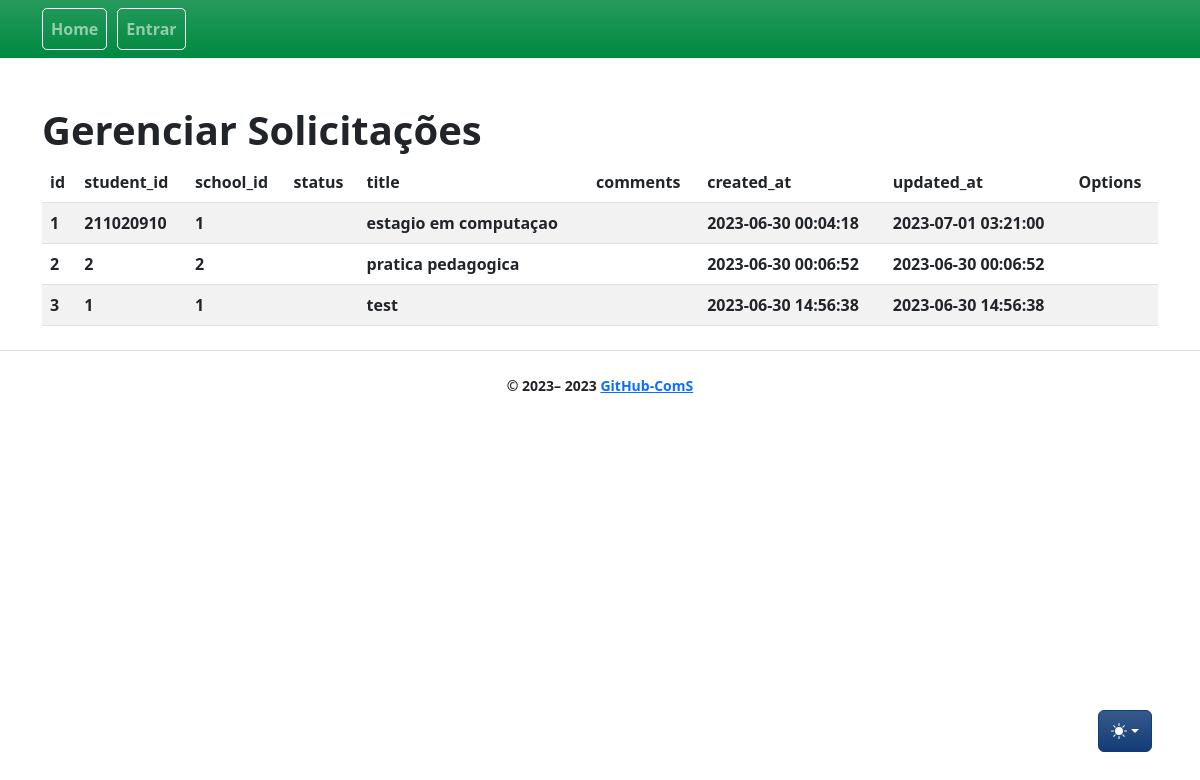
Before: /solicitations/ with the older database file.
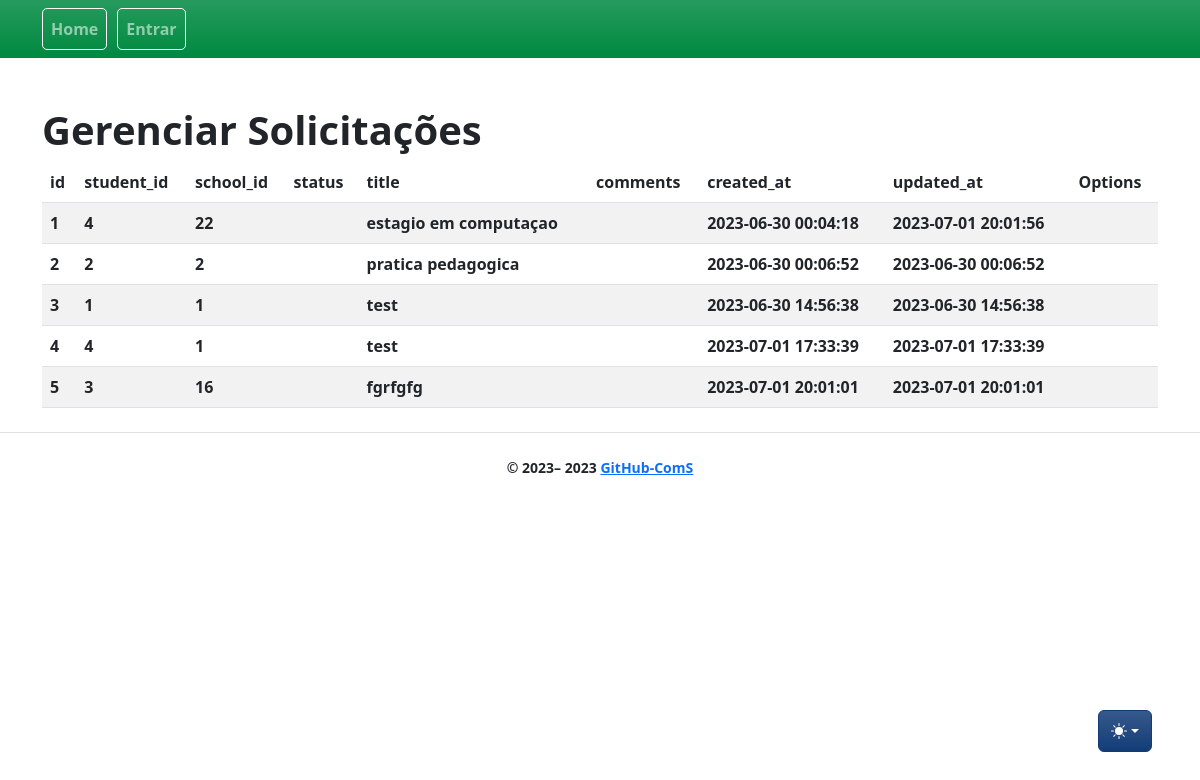
After: the same page with the newer database file.
### app/models/solicitation.py (models this page shows, shortened)
class Solicitation(db.Model):
    __tablename__ = "solicitation"
    id = db.Column(db.Integer, primary_key=True)
    title = db.Column(db.String)
    rating = db.Column(db.String(6))
    comments = db.Column(db.String)
    active = db.Column(db.Boolean, default=True)
    student_id = db.Column(db.Integer, db.ForeignKey("user.id"), nullable=False)
    student = db.relationship("User", backref="solicitation", foreign_keys=[student_id], lazy=True)
    school_id = db.Column(db.Integer, db.ForeignKey("school.id"), nullable=False)
    school = db.relationship("School", backref="solicitation", foreign_keys=[school_id])
    start_date = db.Column(db.DateTime)
    end_date = db.Column(db.DateTime)
    created_at = db.Column(db.DateTime, nullable=False, default=func.now())
    updated_at = db.Column(
        db.DateTime, nullable=False, default=func.now(), onupdate=func.now()
    )

### app/controllers/solicitations_controllers.py (the view)
@bp.route("/", methods=["GET"])
def index():
    solicitations = Solicitation.query.all()
    return render_template(_j.index, entities=solicitations, **properties)

### app/templates/solicitations/index.jinja2 (shortened to what this page needs)
{% extends "base.jinja2" %}
{% from 'bootstrap5/utils.html' import render_icon %}
{% from 'macros/component_confirm_modal.jinja2' import confirmModalMacro, confirmModalScript %}
{% block head %}
{{ super() }}
{% endblock %}
{% block content %}
<div class="table-wrapper">
    <div class="table-title">
        <div class="row">
            <div class="col-sm-6">
                <h1>Gerenciar {{collection_name}}</h1>
            </div>
            <div class="col-sm-6">
            </div>
        </div>
    </div>
    <table class="table table-striped table-hover">
        <thead>
            <tr>
                {% for field in list_fields %}
                <th>{{ field }}</th>
                {% endfor %}
                <th>Options</th>
            </tr>
        </thead>
        <tbody>
            {% for entity in entities %}
            <tr>
                {% for field in list_fields %}
                <td>{{ entity[field] }}</td>
                {% endfor %}
                <td>
                    <a class="btn" href="{{ url_for('solicitations.show', id=entity.id) }}" title="View"> {{
                        render_icon('search') }} </a>
                </td>
            </tr>
            {% endfor %}
        </tbody>
    </table>
</div>
{% endblock %}

Changed rows visible on the page:
added Solicitation: id "4" "4" "1" "test" "2023-07-01 17:33:39" "2023-07-01 17:33:39"
added Solicitation: id "5" "3" "16" "fgrfgfg" "2023-07-01 20:01:01" "2023-07-01 20:01:01"
Other visible differences:
new list line: "4"
new list line: "22"
new list line: "2023-07-01 20:01:56"
list line gone: "211020910"
list line gone: "1"
list line gone: "2023-07-01 03:21:00"
